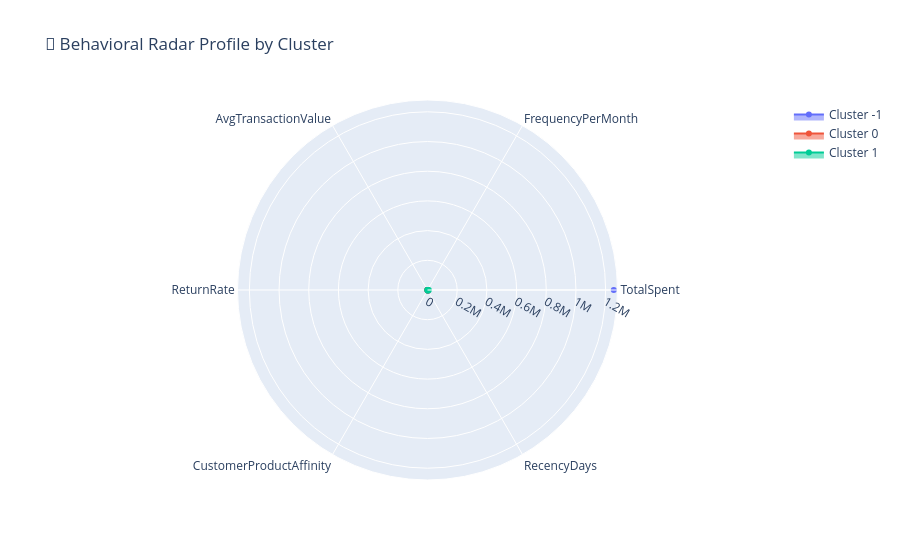

Notebook code for this chart:
### Code cell
import plotly.graph_objects as go

features_for_radar = [
    'TotalSpent', 'FrequencyPerMonth', 'AvgTransactionValue',
    'ReturnRate', 'CustomerProductAffinity', 'RecencyDays'
]

cluster_means = real_data.groupby('Cluster')[features_for_radar].mean().reset_index()
categories = features_for_radar

fig = go.Figure()

for i, row in cluster_means.iterrows():
    fig.add_trace(go.Scatterpolar(
        r=row[features_for_radar].values,
        theta=categories,
        fill='toself',
        name=f'Cluster {int(row["Cluster"])}'
    ))

fig.update_layout(
    polar=dict(radialaxis=dict(visible=True)),
    title='🧭 Behavioral Radar Profile by Cluster'
)
fig.show()

### Figure 1 — Plotly figure (JSON) as saved in the notebook; plotly's stock layout.template omitted (floating-point values rounded to 4 significant figures)
{"data": [{"fill": "toself", "name": "Cluster -1", "r": [1255000.0, Infinity, 16.23, 0.03941, 0.4161, 5122.0], "theta": ["TotalSpent", "FrequencyPerMonth", "AvgTransactionValue", "ReturnRate", "CustomerProductAffinity", "RecencyDays"], "type": "scatterpolar"}, {"fill": "toself", "name": "Cluster 0", "r": [2090.0, Infinity, 25.08, 0.0183, 0.9314, 5423.0], "theta": ["TotalSpent", "FrequencyPerMonth", "AvgTransactionValue", "ReturnRate", "CustomerProductAffinity", "RecencyDays"], "type": "scatterpolar"}, {"fill": "toself", "name": "Cluster 1", "r": [9016.0, Infinity, 19.35, 0.02286, 0.7789, 5184.0], "theta": ["TotalSpent", "FrequencyPerMonth", "AvgTransactionValue", "ReturnRate", "CustomerProductAffinity", "RecencyDays"], "type": "scatterpolar"}], "layout": {"polar": {"radialaxis": {"visible": true}}, "title": {"text": "🧭 Behavioral Radar Profile by Cluster"}}}
